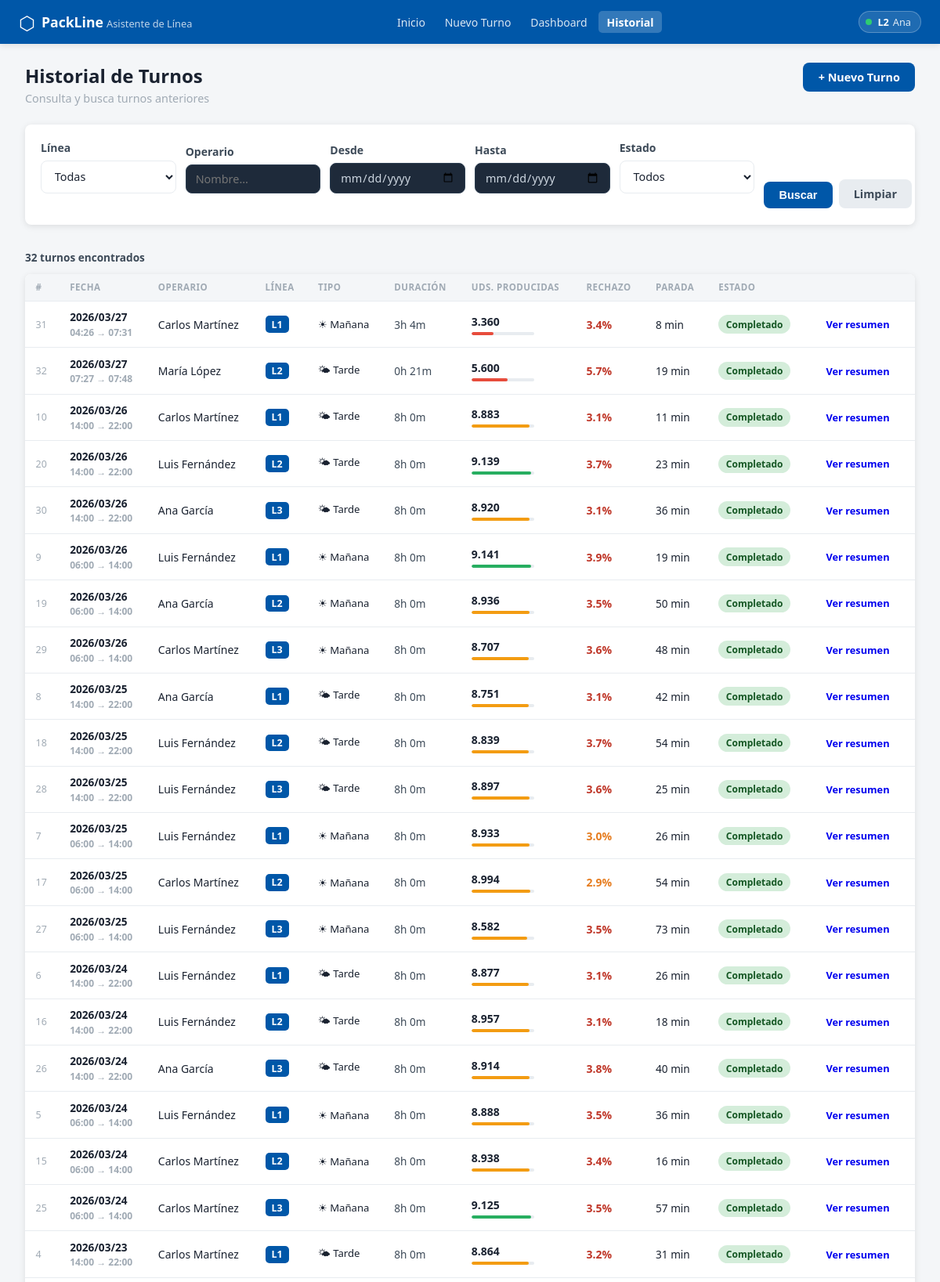
The app's page /shifts (upper part) with its own data.
### tables this page shows
CREATE TABLE shifts (
                id             INTEGER PRIMARY KEY AUTOINCREMENT,
                operator_id    INTEGER NOT NULL REFERENCES operators(id) ON DELETE RESTRICT,
                line_number    INTEGER NOT NULL CHECK(line_number BETWEEN 1 AND 20),
                start_time     TEXT NOT NULL DEFAULT (datetime('now')),
                end_time       TEXT,
                status         TEXT NOT NULL DEFAULT 'active'
                               CHECK(status IN ('active','completed','interrupted')),
                shift_type     TEXT NOT NULL DEFAULT 'morning'
                               CHECK(shift_type IN ('morning','afternoon','night')),
                handover_notes TEXT,
                created_at     TEXT NOT NULL DEFAULT (datetime('now'))
            );

CREATE TABLE operators (
                id           INTEGER PRIMARY KEY AUTOINCREMENT,
                name         TEXT NOT NULL,
                role         TEXT NOT NULL DEFAULT 'operator'
                             CHECK(role IN ('operator','supervisor','quality','maintenance')),
                badge_number TEXT NOT NULL UNIQUE,
                created_at   TEXT NOT NULL DEFAULT (datetime('now'))
            );

CREATE TABLE kpi_readings (
                id               INTEGER PRIMARY KEY AUTOINCREMENT,
                shift_id         INTEGER NOT NULL REFERENCES shifts(id) ON DELETE CASCADE,
                timestamp        TEXT NOT NULL DEFAULT (datetime('now')),
                units_produced   INTEGER NOT NULL DEFAULT 0 CHECK(units_produced >= 0),
                units_rejected   INTEGER NOT NULL DEFAULT 0 CHECK(units_rejected >= 0),
                downtime_minutes REAL NOT NULL DEFAULT 0.0 CHECK(downtime_minutes >= 0),
                line_speed       REAL NOT NULL DEFAULT 0.0 CHECK(line_speed >= 0),
                target_units     INTEGER NOT NULL DEFAULT 0,
                nominal_speed    REAL NOT NULL DEFAULT 0.0,
                planned_time_min REAL NOT NULL DEFAULT 480.0
            );

### routes/views.py (the view)
@bp.get("/shifts")
def shifts_history():
    from datetime import datetime
    line      = request.args.get("line",     type=int)
    operator  = request.args.get("operator", type=str, default="").strip()
    date_from = request.args.get("from",     type=str, default="").strip()
    date_to   = request.args.get("to",       type=str, default="").strip()
    status    = request.args.get("status",   type=str, default="").strip()
    shifts = get_shifts_history(
        line      = line or None,
        operator  = operator or None,
        date_from = date_from or None,
        date_to   = date_to or None,
        status    = status or None,
        limit     = 100,
    )
    for s in shifts:
        if s.get("end_time") and s.get("start_time"):
            try:
                mins = int((datetime.fromisoformat(s["end_time"]) -
                            datetime.fromisoformat(s["start_time"])).total_seconds() / 60)
                s["duration_h"] = mins // 60
                s["duration_m"] = mins % 60
            except Exception:
                s["duration_h"] = s["duration_m"] = None
        else:
            s["duration_h"] = s["duration_m"] = None
    operators = get_all_operators()
    return render_template(
        "shifts/history.html",
        shifts    = shifts,
        operators = operators,
        filters   = {
            "line": line, "operator": operator,
            "from": date_from, "to": date_to, "status": status,
        },
    )

### database.py (called while the page is built)
def get_db() -> sqlite3.Connection:
    if "db" not in g:
        g.db = sqlite3.connect(
            current_app.config["DATABASE_PATH"],
            detect_types=sqlite3.PARSE_DECLTYPES,
        )
        g.db.row_factory = sqlite3.Row
        g.db.execute("PRAGMA foreign_keys = ON")
    return g.db

### models/operator.py (called while the page is built)
def get_all_operators() -> list[dict]:
    db = get_db()
    rows = db.execute(
        "SELECT id, name, role, badge_number FROM operators ORDER BY name"
    ).fetchall()
    return [dict(r) for r in rows]

### models/shift.py (called while the page is built)
def get_active_lines() -> list[dict]:
    db = get_db()
    rows = db.execute(
        """SELECT s.line_number, o.name AS operator_name, s.start_time, s.id AS shift_id
           FROM shifts s
           JOIN operators o ON o.id = s.operator_id
           WHERE s.status = 'active'
           ORDER BY s.line_number"""
    ).fetchall()
    return [dict(r) for r in rows]

### templates/shifts/history.html (shortened to what this page needs)
{% extends "base.html" %}
{% block content %}
<div class="page-header">
  <div>
    <h1>Historial de Turnos</h1>
    <p class="page-header__sub">Consulta y busca turnos anteriores</p>
  </div>
  <a href="{{ url_for('views.shift_start') }}" class="btn btn--primary">+ Nuevo Turno</a>
</div>
<section class="section">
  <form method="get" action="{{ url_for('views.shifts_history') }}" class="history-filters">
    <div class="history-filters__grid">
      <div class="form__group">
        <label class="form__label" for="f-line">Línea</label>
        <select name="line" id="f-line" class="form__select">
          <option value="">Todas</option>
        </select>
      </div>
      <div class="form__group">
        <label class="form__label" for="f-operator">Operario</label>
        <input type="text" name="operator" id="f-operator" class="form__input"
               placeholder="Nombre…" value="{{ filters.operator or '' }}">
      </div>
      <div class="form__group">
        <label class="form__label" for="f-from">Desde</label>
        <input type="date" name="from" id="f-from" class="form__input"
               value="{{ filters.from or '' }}">
      </div>
      <div class="form__group">
        <label class="form__label" for="f-to">Hasta</label>
        <input type="date" name="to" id="f-to" class="form__input"
               value="{{ filters.to or '' }}">
      </div>
      <div class="form__group">
        <label class="form__label" for="f-status">Estado</label>
        <select name="status" id="f-status" class="form__select">
          <option value="">Todos</option>
        </select>
      </div>
      <div class="history-filters__actions">
        <button type="submit" class="btn btn--primary">Buscar</button>
        <a href="{{ url_for('views.shifts_history') }}" class="btn btn--secondary">Limpiar</a>
      </div>
    </div>
  </form>
</section>
<section class="section">
  <div class="history-results-header">
    <span class="history-results-count">
      {{ shifts | length }} turno{{ 's' if shifts | length != 1 else '' }} encontrado{{ 's' if shifts | length != 1 else '' }}
    </span>
  </div>
  {% if shifts %}
  <div class="history-table-wrap">
    <table class="history-table">
      <thead>
        <tr>
          <th>#</th>
          <th>Fecha</th>
          <th>Operario</th>
          <th>Línea</th>
          <th>Tipo</th>
          <th>Duración</th>
          <th>Uds. producidas</th>
          <th>Rechazo</th>
          <th>Parada</th>
          <th>Estado</th>
          <th></th>
        </tr>
      </thead>
      <tbody>
        {% for s in shifts %}
        {% set has_kpi = s.last_units_produced is not none %}
        <tr class="history-row {% if s.status == 'interrupted' %}history-row--interrupted{% endif %}">
          <td class="history-id">{{ s.id }}</td>
          <td class="history-date">
            <div>{{ s.start_time[:10] | replace('-', '/') }}</div>
            <div class="history-time">{{ s.start_time[11:16] }}
              {% if s.end_time %}→ {{ s.end_time[11:16] }}{% endif %}
            </div>
          </td>
          <td class="history-operator">{{ s.operator_name }}</td>
          <td class="history-line">
            <span class="history-line-badge">L{{ s.line_number }}</span>
          </td>
          <td class="history-type">
            {% if s.shift_type == 'morning' %}☀ Mañana
            {% elif s.shift_type == 'afternoon' %}🌤 Tarde
            {% else %}🌙 Noche{% endif %}
          </td>
          <td class="history-duration">
            {% if s.end_time and s.start_time %}
              {{ s.duration_h }}h {{ s.duration_m }}m
            {% else %}—{% endif %}
          </td>
          <td class="history-units">
            {% if has_kpi %}
              <strong>{{ "{:,}".format(s.last_units_produced | int).replace(",", ".") }}</strong>
              {% if s.last_target %}
              <div class="history-units-bar">
                {% set pct = (s.last_units_produced / s.last_target * 100) | round(0) %}
                {% set pct_capped = pct if pct <= 100 else 100 %}
                <div style="width:{{ pct_capped }}%;
                  background:{% if pct >= 95 %}#27ae60{% elif pct >= 80 %}#f39c12{% else %}#e74c3c{% endif %}">
                </div>
              </div>
              {% endif %}
            {% else %}—{% endif %}
          </td>
          <td class="history-reject">
            {% if has_kpi and s.last_units_produced > 0 %}
              {% set rate = (s.last_units_rejected / s.last_units_produced * 100) | round(1) %}
              <span class="{% if rate <= 1 %}history-val--good{% elif rate <= 3 %}history-val--warn{% else %}history-val--bad{% endif %}">
                {{ rate }}%
              </span>
            {% else %}—{% endif %}
          </td>
          <td class="history-downtime">
            {% if has_kpi %}
              {{ s.last_downtime | int }} min
            {% else %}—{% endif %}
          </td>
          <td>
            <span class="badge {% if s.status == 'completed' %}badge--green{% else %}badge--orange{% endif %}">
              {% if s.status == 'completed' %}Completado{% else %}Interrumpido{% endif %}
            </span>
          </td>
          <td>
            <a href="{{ url_for('views.shift_summary_view', shift_id=s.id) }}"
               class="btn btn--sm">Ver resumen</a>
          </td>
        </tr>
        {% endfor %}
      </tbody>
    </table>
  </div>
  {% endif %}
</section>
{% endblock %}

### templates/base.html (shortened to what this page needs)
<!DOCTYPE html>
<html lang="es">
<head>
  <link rel="stylesheet" href="{{ url_for('static', filename='css/main.css') }}">
  <link rel="stylesheet" href="{{ url_for('static', filename='css/dashboard.css') }}">
  <link rel="stylesheet" href="{{ url_for('static', filename='css/voice.css') }}">
</head>
<body>
  <header class="topbar">
    <div class="topbar__brand">
      <span class="topbar__logo">⬡</span>
      <div>
        <span class="topbar__title">PackLine</span>
        <span class="topbar__subtitle">Asistente de Línea</span>
      </div>
    </div>
    <nav class="topbar__nav" aria-label="Navegación principal">
      <a href="{{ url_for('views.index') }}"
         class="nav-link {% if request.path == '/' %}nav-link--active{% endif %}">
        Inicio
      </a>
      <a href="{{ url_for('views.shift_start') }}"
         class="nav-link {% if request.path == '/shift/start' %}nav-link--active{% endif %}">
        Nuevo Turno
      </a>
      <a href="{{ url_for('views.dashboard') }}"
         class="nav-link {% if request.path == '/dashboard' %}nav-link--active{% endif %}">
        Dashboard
      </a>
      <a href="{{ url_for('views.shifts_history') }}"
         class="nav-link {% if request.path == '/shifts' %}nav-link--active{% endif %}">
        Historial
      </a>
    </nav>
    <div class="topbar__shifts">
      {% if navbar_active_shifts %}
        {% for s in navbar_active_shifts %}
        <a href="{{ url_for('views.shift_active', shift_id=s.shift_id) }}"
           class="topbar__shift-pill
             {% if '/shift/' ~ s.shift_id ~ '/' in request.path %}topbar__shift-pill--current{% endif %}"
           title="Ver turno activo — Línea {{ s.line_number }}">
          <span class="topbar__shift-dot"></span>
          <span class="topbar__shift-text">
            L{{ s.line_number }}
            <span class="topbar__shift-name">{{ s.operator_name.split()[0] }}</span>
          </span>
        </a>
        {% endfor %}
      {% else %}
        <a href="{{ url_for('views.shift_start') }}" class="topbar__no-shift">
          + Iniciar turno
        </a>
      {% endif %}
    </div>
  </header>
  <main class="main-content">
    {% block content %}{% endblock %}
  </main>
</body>
</html>

### static/css/dashboard.css (style rules this page uses)
:root { --dash-bg: #1e2a3a; --dash-card: #243447; --dash-border: #2e3f52; --dash-text: #cdd6e0; --dash-text-dim: #6b7f94; }
.form__input { width: 100%; padding: 0.5rem 0.75rem; border: 1.5px solid var(--dash-border); border-radius: var(--radius); font-size: 0.9rem; font-family: var(--font); color: var(--dash-text); background: var(--dash-bg); transition: border-color 0.15s; }

### records on screen
shifts: line_number "2", operator_name "Ana"
kpi_readings: id "31", start_time "2026/03/27", start_time "04:26", end_time "07:31", operator_name "Carlos Martínez", line_number "1", shows "☀ Mañana", duration_h "3", duration_m "4", units_produced "3.360", {{ pct_capped }} 35.0 (drawn), rate "3.4", last_downtime "8", shows "Completado"
kpi_readings: id "32", start_time "2026/03/27", start_time "07:27", end_time "07:48", operator_name "María López", line_number "2", shows "🌤 Tarde", duration_h "0", duration_m "21", units_produced "5.600", {{ pct_capped }} 58.0 (drawn), rate "5.7", last_downtime "19", shows "Completado"
kpi_readings: id "10", start_time "2026/03/26", start_time "14:00", end_time "22:00", operator_name "Carlos Martínez", line_number "1", shows "🌤 Tarde", duration_h "8", duration_m "0", units_produced "8.883", {{ pct_capped }} 93.0 (drawn), rate "3.1", last_downtime "11", shows "Completado"
kpi_readings: id "20", start_time "2026/03/26", start_time "14:00", end_time "22:00", operator_name "Luis Fernández", line_number "2", shows "🌤 Tarde", duration_h "8", duration_m "0", units_produced "9.139", {{ pct_capped }} 95.0 (drawn), rate "3.7", last_downtime "23", shows "Completado"
kpi_readings: id "30", start_time "2026/03/26", start_time "14:00", end_time "22:00", operator_name "Ana García", line_number "3", shows "🌤 Tarde", duration_h "8", duration_m "0", units_produced "8.920", {{ pct_capped }} 93.0 (drawn), rate "3.1", last_downtime "36", shows "Completado"
kpi_readings: id "9", start_time "2026/03/26", start_time "06:00", end_time "14:00", operator_name "Luis Fernández", line_number "1", shows "☀ Mañana", duration_h "8", duration_m "0", units_produced "9.141", {{ pct_capped }} 95.0 (drawn), rate "3.9", last_downtime "19", shows "Completado"
kpi_readings: id "19", start_time "2026/03/26", start_time "06:00", end_time "14:00", operator_name "Ana García", line_number "2", shows "☀ Mañana", duration_h "8", duration_m "0", units_produced "8.936", {{ pct_capped }} 93.0 (drawn), rate "3.5", last_downtime "50", shows "Completado"
kpi_readings: id "29", start_time "2026/03/26", start_time "06:00", end_time "14:00", operator_name "Carlos Martínez", line_number "3", shows "☀ Mañana", duration_h "8", duration_m "0", units_produced "8.707", {{ pct_capped }} 91.0 (drawn), rate "3.6", last_downtime "48", shows "Completado"
kpi_readings: id "8", start_time "2026/03/25", start_time "14:00", end_time "22:00", operator_name "Ana García", line_number "1", shows "🌤 Tarde", duration_h "8", duration_m "0", units_produced "8.751", {{ pct_capped }} 91.0 (drawn), rate "3.1", last_downtime "42", shows "Completado"
kpi_readings: id "18", start_time "2026/03/25", start_time "14:00", end_time "22:00", operator_name "Luis Fernández", line_number "2", shows "🌤 Tarde", duration_h "8", duration_m "0", units_produced "8.839", {{ pct_capped }} 92.0 (drawn), rate "3.7", last_downtime "54", shows "Completado"
kpi_readings: id "28", start_time "2026/03/25", start_time "14:00", end_time "22:00", operator_name "Luis Fernández", line_number "3", shows "🌤 Tarde", duration_h "8", duration_m "0", units_produced "8.897", {{ pct_capped }} 93.0 (drawn), rate "3.6", last_downtime "25", shows "Completado"
kpi_readings: id "7", start_time "2026/03/25", start_time "06:00", end_time "14:00", operator_name "Luis Fernández", line_number "1", shows "☀ Mañana", duration_h "8", duration_m "0", units_produced "8.933", {{ pct_capped }} 93.0 (drawn), rate "3.0", last_downtime "26", shows "Completado"
kpi_readings: id "17", start_time "2026/03/25", start_time "06:00", end_time "14:00", operator_name "Carlos Martínez", line_number "2", shows "☀ Mañana", duration_h "8", duration_m "0", units_produced "8.994", {{ pct_capped }} 94.0 (drawn), rate "2.9", last_downtime "54", shows "Completado"
kpi_readings: id "27", start_time "2026/03/25", start_time "06:00", end_time "14:00", operator_name "Luis Fernández", line_number "3", shows "☀ Mañana", duration_h "8", duration_m "0", units_produced "8.582", {{ pct_capped }} 89.0 (drawn), rate "3.5", last_downtime "73", shows "Completado"
kpi_readings: id "6", start_time "2026/03/24", start_time "14:00", end_time "22:00", operator_name "Luis Fernández", line_number "1", shows "🌤 Tarde", duration_h "8", duration_m "0", units_produced "8.877", {{ pct_capped }} 92.0 (drawn), rate "3.1", last_downtime "26", shows "Completado"
kpi_readings: id "16", start_time "2026/03/24", start_time "14:00", end_time "22:00", operator_name "Luis Fernández", line_number "2", shows "🌤 Tarde", duration_h "8", duration_m "0", units_produced "8.957", {{ pct_capped }} 93.0 (drawn), rate "3.1", last_downtime "18", shows "Completado"
kpi_readings: id "26", start_time "2026/03/24", start_time "14:00", end_time "22:00", operator_name "Ana García", line_number "3", shows "🌤 Tarde", duration_h "8", duration_m "0", units_produced "8.914", {{ pct_capped }} 93.0 (drawn), rate "3.8", last_downtime "40", shows "Completado"
kpi_readings: id "5", start_time "2026/03/24", start_time "06:00", end_time "14:00", operator_name "Luis Fernández", line_number "1", shows "☀ Mañana", duration_h "8", duration_m "0", units_produced "8.888", {{ pct_capped }} 93.0 (drawn), rate "3.5", last_downtime "36", shows "Completado"
kpi_readings: id "15", start_time "2026/03/24", start_time "06:00", end_time "14:00", operator_name "Carlos Martínez", line_number "2", shows "☀ Mañana", duration_h "8", duration_m "0", units_produced "8.938", {{ pct_capped }} 93.0 (drawn), rate "3.4", last_downtime "16", shows "Completado"
kpi_readings: id "25", start_time "2026/03/24", start_time "06:00", end_time "14:00", operator_name "Carlos Martínez", line_number "3", shows "☀ Mañana", duration_h "8", duration_m "0", units_produced "9.125", {{ pct_capped }} 95.0 (drawn), rate "3.5", last_downtime "57", shows "Completado"
kpi_readings: id "4", start_time "2026/03/23", start_time "14:00", end_time "22:00", operator_name "Carlos Martínez", line_number "1", shows "🌤 Tarde", duration_h "8", duration_m "0", units_produced "8.864", {{ pct_capped }} 92.0 (drawn), rate "3.2", last_downtime "31", shows "Completado"

### other values on screen
{{ shifts | length }} "32"
{{ 's' if shifts | length != 1 else '' }} "s"
